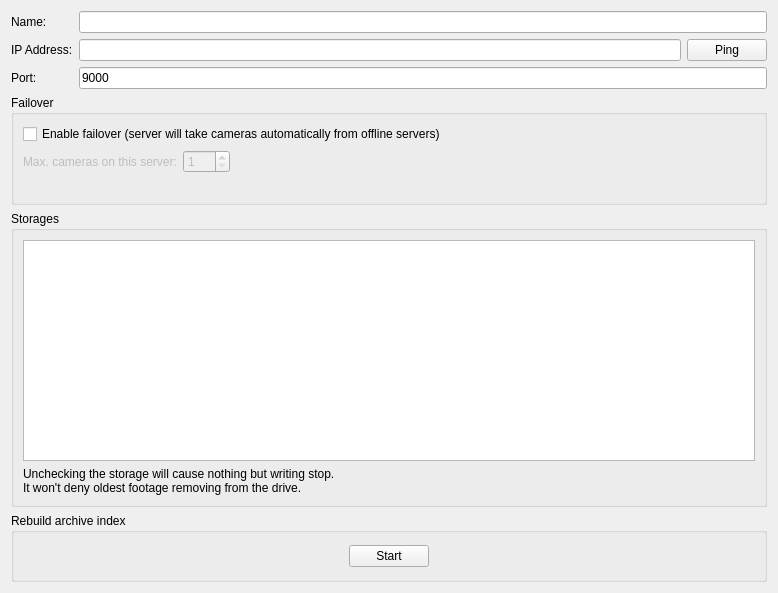
<?xml version="1.0" encoding="UTF-8"?>
<ui version="4.0">
 <class>ServerSettingsWidget</class>
 <widget class="QWidget" name="ServerSettingsWidget">
  <property name="geometry">
   <rect>
    <x>0</x>
    <y>0</y>
    <width>778</width>
    <height>593</height>
   </rect>
  </property>
  <layout class="QVBoxLayout" name="verticalLayout" stretch="0,0,1,0">
   <item>
    <layout class="QFormLayout" name="formLayout">
     <item row="0" column="0">
      <widget class="QLabel" name="nameLabel">
       <property name="text">
        <string>Name:</string>
       </property>
      </widget>
     </item>
     <item row="0" column="1">
      <widget class="QLineEdit" name="nameLineEdit"/>
     </item>
     <item row="1" column="0">
      <widget class="QLabel" name="ipAddressLabel">
       <property name="text">
        <string>IP Address:</string>
       </property>
       <property name="alignment">
        <set>Qt::AlignLeading|Qt::AlignLeft|Qt::AlignVCenter</set>
       </property>
      </widget>
     </item>
     <item row="1" column="1">
      <layout class="QHBoxLayout" name="horizontalLayout">
       <item>
        <widget class="QLineEdit" name="ipAddressLineEdit">
         <property name="readOnly">
          <bool>true</bool>
         </property>
        </widget>
       </item>
       <item>
        <widget class="QPushButton" name="pingButton">
         <property name="sizePolicy">
          <sizepolicy hsizetype="Fixed" vsizetype="Fixed">
           <horstretch>0</horstretch>
           <verstretch>0</verstretch>
          </sizepolicy>
         </property>
         <property name="text">
          <string>Ping</string>
         </property>
        </widget>
       </item>
      </layout>
     </item>
     <item row="2" column="0">
      <widget class="QLabel" name="portLabel">
       <property name="text">
        <string>Port:</string>
       </property>
       <property name="alignment">
        <set>Qt::AlignLeading|Qt::AlignLeft|Qt::AlignVCenter</set>
       </property>
      </widget>
     </item>
     <item row="2" column="1">
      <widget class="QLineEdit" name="portLineEdit">
       <property name="text">
        <string>9000</string>
       </property>
       <property name="readOnly">
        <bool>true</bool>
       </property>
      </widget>
     </item>
    </layout>
   </item>
   <item>
    <widget class="QGroupBox" name="failoverGroupBox">
     <property name="title">
      <string>Failover</string>
     </property>
     <property name="checked">
      <bool>false</bool>
     </property>
     <layout class="QVBoxLayout" name="verticalLayout_2">
      <item>
       <widget class="QCheckBox" name="failoverCheckBox">
        <property name="text">
         <string>Enable failover (server will take cameras automatically from offline servers)</string>
        </property>
       </widget>
      </item>
      <item>
       <widget class="QWidget" name="maxCamerasWidget" native="true">
        <property name="enabled">
         <bool>false</bool>
        </property>
        <layout class="QHBoxLayout" name="horizontalLayout_6">
         <property name="leftMargin">
          <number>0</number>
         </property>
         <property name="topMargin">
          <number>0</number>
         </property>
         <property name="rightMargin">
          <number>0</number>
         </property>
         <property name="bottomMargin">
          <number>0</number>
         </property>
         <item>
          <widget class="QLabel" name="maxCamerasLabel">
           <property name="text">
            <string>Max. cameras on this server:</string>
           </property>
          </widget>
         </item>
         <item>
          <widget class="QSpinBox" name="maxCamerasSpinBox">
           <property name="minimum">
            <number>1</number>
           </property>
           <property name="maximum">
            <number>256</number>
           </property>
           <property name="value">
            <number>1</number>
           </property>
          </widget>
         </item>
         <item>
          <spacer name="horizontalSpacer_3">
           <property name="orientation">
            <enum>Qt::Horizontal</enum>
           </property>
           <property name="sizeHint" stdset="0">
            <size>
             <width>40</width>
             <height>20</height>
            </size>
           </property>
          </spacer>
         </item>
        </layout>
       </widget>
      </item>
      <item>
       <widget class="QLabel" name="failoverWarningLabel"/>
      </item>
     </layout>
    </widget>
   </item>
   <item>
    <widget class="QGroupBox" name="storagesGroupBox">
     <property name="title">
      <string>Storages</string>
     </property>
     <layout class="QVBoxLayout" name="verticalLayout_4">
      <item>
       <widget class="QTableWidget" name="storagesTable">
        <property name="autoFillBackground">
         <bool>false</bool>
        </property>
        <property name="selectionMode">
         <enum>QAbstractItemView::NoSelection</enum>
        </property>
        <property name="selectionBehavior">
         <enum>QAbstractItemView::SelectRows</enum>
        </property>
        <property name="rowCount">
         <number>0</number>
        </property>
        <property name="columnCount">
         <number>7</number>
        </property>
        <attribute name="horizontalHeaderVisible">
         <bool>false</bool>
        </attribute>
        <attribute name="horizontalHeaderCascadingSectionResizes">
         <bool>true</bool>
        </attribute>
        <attribute name="horizontalHeaderDefaultSectionSize">
         <number>100</number>
        </attribute>
        <attribute name="horizontalHeaderStretchLastSection">
         <bool>true</bool>
        </attribute>
        <attribute name="verticalHeaderVisible">
         <bool>false</bool>
        </attribute>
        <column>
         <property name="text">
          <string>In Use</string>
         </property>
        </column>
        <column>
         <property name="text">
          <string>Protocol</string>
         </property>
        </column>
        <column>
         <property name="text">
          <string>Path</string>
         </property>
        </column>
        <column>
         <property name="text">
          <string>Capacity</string>
         </property>
        </column>
        <column>
         <property name="text">
          <string>Login</string>
         </property>
        </column>
        <column>
         <property name="text">
          <string>Password</string>
         </property>
        </column>
        <column>
         <property name="text">
          <string>Space</string>
         </property>
        </column>
       </widget>
      </item>
      <item>
       <widget class="QLabel" name="storagesWarningLabel">
        <property name="text">
         <string>Unchecking the storage will cause nothing but writing stop.
It won't deny oldest footage removing from the drive.</string>
        </property>
       </widget>
      </item>
     </layout>
    </widget>
   </item>
   <item>
    <widget class="QGroupBox" name="rebuildGroupBox">
     <property name="title">
      <string>Rebuild archive index</string>
     </property>
     <layout class="QHBoxLayout" name="horizontalLayout_2">
      <property name="spacing">
       <number>0</number>
      </property>
      <property name="leftMargin">
       <number>0</number>
      </property>
      <property name="topMargin">
       <number>0</number>
      </property>
      <property name="rightMargin">
       <number>0</number>
      </property>
      <property name="bottomMargin">
       <number>0</number>
      </property>
      <item>
       <widget class="QStackedWidget" name="stackedWidget">
        <property name="currentIndex">
         <number>0</number>
        </property>
        <widget class="QWidget" name="rebuildPreparePage">
         <layout class="QHBoxLayout" name="horizontalLayout_4">
          <item>
           <spacer name="horizontalSpacer">
            <property name="orientation">
             <enum>Qt::Horizontal</enum>
            </property>
            <property name="sizeHint" stdset="0">
             <size>
              <width>40</width>
              <height>20</height>
             </size>
            </property>
           </spacer>
          </item>
          <item>
           <widget class="QPushButton" name="rebuildStartButton">
            <property name="text">
             <string>Start</string>
            </property>
           </widget>
          </item>
          <item>
           <spacer name="horizontalSpacer_2">
            <property name="orientation">
             <enum>Qt::Horizontal</enum>
            </property>
            <property name="sizeHint" stdset="0">
             <size>
              <width>40</width>
              <height>20</height>
             </size>
            </property>
           </spacer>
          </item>
         </layout>
        </widget>
        <widget class="QWidget" name="rebuildProgressPage">
         <layout class="QVBoxLayout" name="verticalLayout_3">
          <item>
           <widget class="QnWordWrappedLabel" name="rebuildStatusLabel" native="true"/>
          </item>
          <item>
           <layout class="QHBoxLayout" name="horizontalLayout_7">
            <item>
             <widget class="QProgressBar" name="rebuildProgressBar">
              <property name="enabled">
               <bool>true</bool>
              </property>
              <property name="value">
               <number>0</number>
              </property>
             </widget>
            </item>
            <item>
             <widget class="QPushButton" name="rebuildStopButton">
              <property name="text">
               <string>Cancel</string>
              </property>
             </widget>
            </item>
           </layout>
          </item>
         </layout>
        </widget>
       </widget>
      </item>
     </layout>
    </widget>
   </item>
  </layout>
 </widget>
 <customwidgets>
  <customwidget>
   <class>QnWordWrappedLabel</class>
   <extends>QWidget</extends>
   <header location="global">ui/widgets/word_wrapped_label.h</header>
   <container>1</container>
  </customwidget>
 </customwidgets>
 <resources/>
 <connections/>
</ui>
